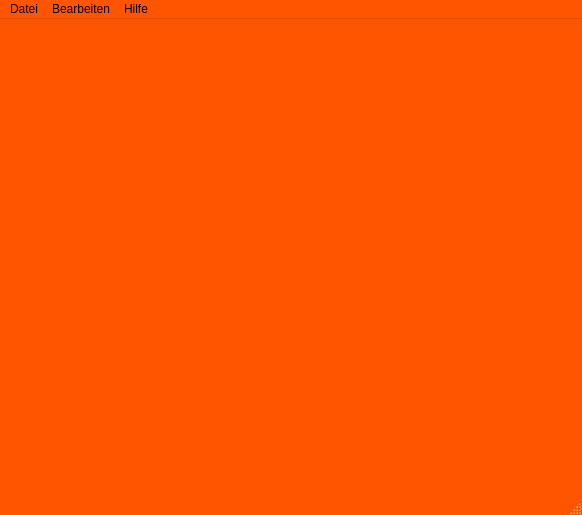
<?xml version="1.0" encoding="UTF-8"?>
<ui version="4.0">
 <class>MainWindow</class>
 <widget class="QMainWindow" name="MainWindow">
  <property name="geometry">
   <rect>
    <x>0</x>
    <y>0</y>
    <width>582</width>
    <height>515</height>
   </rect>
  </property>
  <property name="palette">
   <palette>
    <active>
     <colorrole role="WindowText">
      <brush brushstyle="SolidPattern">
       <color alpha="255">
        <red>0</red>
        <green>0</green>
        <blue>0</blue>
       </color>
      </brush>
     </colorrole>
     <colorrole role="Button">
      <brush brushstyle="SolidPattern">
       <color alpha="255">
        <red>255</red>
        <green>85</green>
        <blue>0</blue>
       </color>
      </brush>
     </colorrole>
     <colorrole role="Light">
      <brush brushstyle="SolidPattern">
       <color alpha="255">
        <red>255</red>
        <green>170</green>
        <blue>127</blue>
       </color>
      </brush>
     </colorrole>
     <colorrole role="Midlight">
      <brush brushstyle="SolidPattern">
       <color alpha="255">
        <red>255</red>
        <green>127</green>
        <blue>63</blue>
       </color>
      </brush>
     </colorrole>
     <colorrole role="Dark">
      <brush brushstyle="SolidPattern">
       <color alpha="255">
        <red>127</red>
        <green>42</green>
        <blue>0</blue>
       </color>
      </brush>
     </colorrole>
     <colorrole role="Mid">
      <brush brushstyle="SolidPattern">
       <color alpha="255">
        <red>170</red>
        <green>56</green>
        <blue>0</blue>
       </color>
      </brush>
     </colorrole>
     <colorrole role="Text">
      <brush brushstyle="SolidPattern">
       <color alpha="255">
        <red>0</red>
        <green>0</green>
        <blue>0</blue>
       </color>
      </brush>
     </colorrole>
     <colorrole role="BrightText">
      <brush brushstyle="SolidPattern">
       <color alpha="255">
        <red>255</red>
        <green>255</green>
        <blue>255</blue>
       </color>
      </brush>
     </colorrole>
     <colorrole role="ButtonText">
      <brush brushstyle="SolidPattern">
       <color alpha="255">
        <red>0</red>
        <green>0</green>
        <blue>0</blue>
       </color>
      </brush>
     </colorrole>
     <colorrole role="Base">
      <brush brushstyle="SolidPattern">
       <color alpha="255">
        <red>255</red>
        <green>255</green>
        <blue>255</blue>
       </color>
      </brush>
     </colorrole>
     <colorrole role="Window">
      <brush brushstyle="SolidPattern">
       <color alpha="255">
        <red>255</red>
        <green>85</green>
        <blue>0</blue>
       </color>
      </brush>
     </colorrole>
     <colorrole role="Shadow">
      <brush brushstyle="SolidPattern">
       <color alpha="255">
        <red>0</red>
        <green>0</green>
        <blue>0</blue>
       </color>
      </brush>
     </colorrole>
     <colorrole role="AlternateBase">
      <brush brushstyle="SolidPattern">
       <color alpha="255">
        <red>255</red>
        <green>170</green>
        <blue>127</blue>
       </color>
      </brush>
     </colorrole>
     <colorrole role="ToolTipBase">
      <brush brushstyle="SolidPattern">
       <color alpha="255">
        <red>255</red>
        <green>255</green>
        <blue>220</blue>
       </color>
      </brush>
     </colorrole>
     <colorrole role="ToolTipText">
      <brush brushstyle="SolidPattern">
       <color alpha="255">
        <red>0</red>
        <green>0</green>
        <blue>0</blue>
       </color>
      </brush>
     </colorrole>
    </active>
    <inactive>
     <colorrole role="WindowText">
      <brush brushstyle="SolidPattern">
       <color alpha="255">
        <red>0</red>
        <green>0</green>
        <blue>0</blue>
       </color>
      </brush>
     </colorrole>
     <colorrole role="Button">
      <brush brushstyle="SolidPattern">
       <color alpha="255">
        <red>255</red>
        <green>85</green>
        <blue>0</blue>
       </color>
      </brush>
     </colorrole>
     <colorrole role="Light">
      <brush brushstyle="SolidPattern">
       <color alpha="255">
        <red>255</red>
        <green>170</green>
        <blue>127</blue>
       </color>
      </brush>
     </colorrole>
     <colorrole role="Midlight">
      <brush brushstyle="SolidPattern">
       <color alpha="255">
        <red>255</red>
        <green>127</green>
        <blue>63</blue>
       </color>
      </brush>
     </colorrole>
     <colorrole role="Dark">
      <brush brushstyle="SolidPattern">
       <color alpha="255">
        <red>127</red>
        <green>42</green>
        <blue>0</blue>
       </color>
      </brush>
     </colorrole>
     <colorrole role="Mid">
      <brush brushstyle="SolidPattern">
       <color alpha="255">
        <red>170</red>
        <green>56</green>
        <blue>0</blue>
       </color>
      </brush>
     </colorrole>
     <colorrole role="Text">
      <brush brushstyle="SolidPattern">
       <color alpha="255">
        <red>0</red>
        <green>0</green>
        <blue>0</blue>
       </color>
      </brush>
     </colorrole>
     <colorrole role="BrightText">
      <brush brushstyle="SolidPattern">
       <color alpha="255">
        <red>255</red>
        <green>255</green>
        <blue>255</blue>
       </color>
      </brush>
     </colorrole>
     <colorrole role="ButtonText">
      <brush brushstyle="SolidPattern">
       <color alpha="255">
        <red>0</red>
        <green>0</green>
        <blue>0</blue>
       </color>
      </brush>
     </colorrole>
     <colorrole role="Base">
      <brush brushstyle="SolidPattern">
       <color alpha="255">
        <red>255</red>
        <green>255</green>
        <blue>255</blue>
       </color>
      </brush>
     </colorrole>
     <colorrole role="Window">
      <brush brushstyle="SolidPattern">
       <color alpha="255">
        <red>255</red>
        <green>85</green>
        <blue>0</blue>
       </color>
      </brush>
     </colorrole>
     <colorrole role="Shadow">
      <brush brushstyle="SolidPattern">
       <color alpha="255">
        <red>0</red>
        <green>0</green>
        <blue>0</blue>
       </color>
      </brush>
     </colorrole>
     <colorrole role="AlternateBase">
      <brush brushstyle="SolidPattern">
       <color alpha="255">
        <red>255</red>
        <green>170</green>
        <blue>127</blue>
       </color>
      </brush>
     </colorrole>
     <colorrole role="ToolTipBase">
      <brush brushstyle="SolidPattern">
       <color alpha="255">
        <red>255</red>
        <green>255</green>
        <blue>220</blue>
       </color>
      </brush>
     </colorrole>
     <colorrole role="ToolTipText">
      <brush brushstyle="SolidPattern">
       <color alpha="255">
        <red>0</red>
        <green>0</green>
        <blue>0</blue>
       </color>
      </brush>
     </colorrole>
    </inactive>
    <disabled>
     <colorrole role="WindowText">
      <brush brushstyle="SolidPattern">
       <color alpha="255">
        <red>127</red>
        <green>42</green>
        <blue>0</blue>
       </color>
      </brush>
     </colorrole>
     <colorrole role="Button">
      <brush brushstyle="SolidPattern">
       <color alpha="255">
        <red>255</red>
        <green>85</green>
        <blue>0</blue>
       </color>
      </brush>
     </colorrole>
     <colorrole role="Light">
      <brush brushstyle="SolidPattern">
       <color alpha="255">
        <red>255</red>
        <green>170</green>
        <blue>127</blue>
       </color>
      </brush>
     </colorrole>
     <colorrole role="Midlight">
      <brush brushstyle="SolidPattern">
       <color alpha="255">
        <red>255</red>
        <green>127</green>
        <blue>63</blue>
       </color>
      </brush>
     </colorrole>
     <colorrole role="Dark">
      <brush brushstyle="SolidPattern">
       <color alpha="255">
        <red>127</red>
        <green>42</green>
        <blue>0</blue>
       </color>
      </brush>
     </colorrole>
     <colorrole role="Mid">
      <brush brushstyle="SolidPattern">
       <color alpha="255">
        <red>170</red>
        <green>56</green>
        <blue>0</blue>
       </color>
      </brush>
     </colorrole>
     <colorrole role="Text">
      <brush brushstyle="SolidPattern">
       <color alpha="255">
        <red>127</red>
        <green>42</green>
        <blue>0</blue>
       </color>
      </brush>
     </colorrole>
     <colorrole role="BrightText">
      <brush brushstyle="SolidPattern">
       <color alpha="255">
        <red>255</red>
        <green>255</green>
        <blue>255</blue>
       </color>
      </brush>
     </colorrole>
     <colorrole role="ButtonText">
      <brush brushstyle="SolidPattern">
       <color alpha="255">
        <red>127</red>
        <green>42</green>
        <blue>0</blue>
       </color>
      </brush>
     </colorrole>
     <colorrole role="Base">
      <brush brushstyle="SolidPattern">
       <color alpha="255">
        <red>255</red>
        <green>85</green>
        <blue>0</blue>
       </color>
      </brush>
     </colorrole>
     <colorrole role="Window">
      <brush brushstyle="SolidPattern">
       <color alpha="255">
        <red>255</red>
        <green>85</green>
        <blue>0</blue>
       </color>
      </brush>
     </colorrole>
     <colorrole role="Shadow">
      <brush brushstyle="SolidPattern">
       <color alpha="255">
        <red>0</red>
        <green>0</green>
        <blue>0</blue>
       </color>
      </brush>
     </colorrole>
     <colorrole role="AlternateBase">
      <brush brushstyle="SolidPattern">
       <color alpha="255">
        <red>255</red>
        <green>85</green>
        <blue>0</blue>
       </color>
      </brush>
     </colorrole>
     <colorrole role="ToolTipBase">
      <brush brushstyle="SolidPattern">
       <color alpha="255">
        <red>255</red>
        <green>255</green>
        <blue>220</blue>
       </color>
      </brush>
     </colorrole>
     <colorrole role="ToolTipText">
      <brush brushstyle="SolidPattern">
       <color alpha="255">
        <red>0</red>
        <green>0</green>
        <blue>0</blue>
       </color>
      </brush>
     </colorrole>
    </disabled>
   </palette>
  </property>
  <property name="windowTitle">
   <string>MainWindow</string>
  </property>
  <widget class="QWidget" name="centralwidget">
   <layout class="QGridLayout" name="gridLayout">
    <item row="0" column="0">
     <widget class="QStackedWidget" name="stackedView">
      <property name="sizePolicy">
       <sizepolicy hsizetype="Preferred" vsizetype="Preferred">
        <horstretch>0</horstretch>
        <verstretch>0</verstretch>
       </sizepolicy>
      </property>
      <property name="currentIndex">
       <number>0</number>
      </property>
      <widget class="QWidget" name="widget_1"/>
      <widget class="QWidget" name="widget_2"/>
     </widget>
    </item>
   </layout>
  </widget>
  <widget class="QMenuBar" name="menubar">
   <property name="geometry">
    <rect>
     <x>0</x>
     <y>0</y>
     <width>582</width>
     <height>21</height>
    </rect>
   </property>
   <widget class="QMenu" name="menuDatei">
    <property name="title">
     <string>Datei</string>
    </property>
   </widget>
   <widget class="QMenu" name="menuBearbeiten">
    <property name="title">
     <string>Bearbeiten</string>
    </property>
   </widget>
   <widget class="QMenu" name="menuHilfe">
    <property name="title">
     <string>Hilfe</string>
    </property>
   </widget>
   <addaction name="menuDatei"/>
   <addaction name="menuBearbeiten"/>
   <addaction name="menuHilfe"/>
  </widget>
  <widget class="QStatusBar" name="statusbar"/>
 </widget>
 <resources/>
 <connections/>
</ui>
